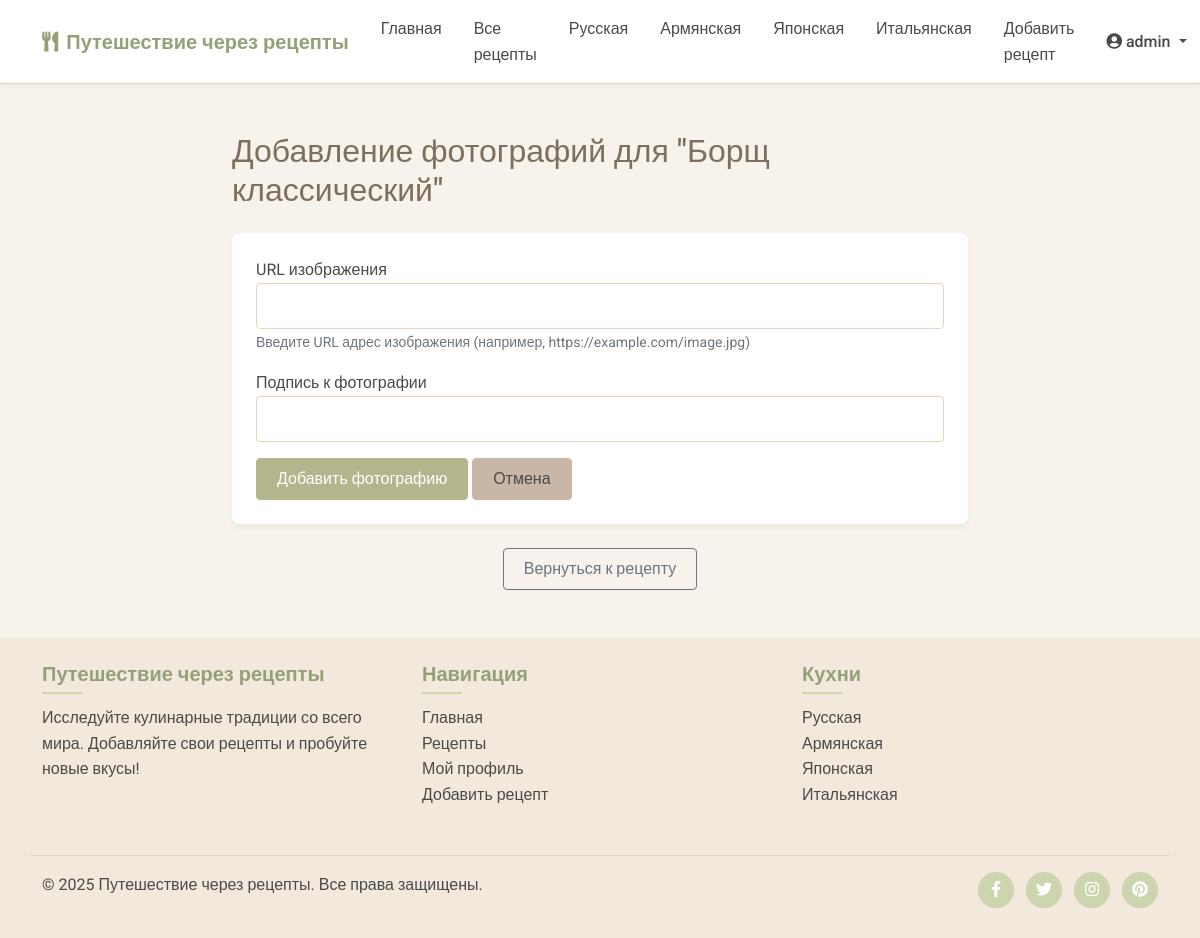
The page /upload_recipe_photos/1 (signed in) on the database its author committed.
### models.py (models this page shows, shortened)
class Cuisine(db.Model):
    id = db.Column(db.Integer, primary_key=True)
    name = db.Column(db.String(64), unique=True, nullable=False)
    description = db.Column(db.Text)
    recipes = db.relationship('Recipe', backref='cuisine', lazy='dynamic')

class User(UserMixin, db.Model):
    id = db.Column(db.Integer, primary_key=True)
    username = db.Column(db.String(64), unique=True, nullable=False)
    email = db.Column(db.String(120), unique=True, nullable=False)
    password_hash = db.Column(db.String(256), nullable=False)
    is_admin = db.Column(db.Boolean, default=False)
    date_joined = db.Column(db.DateTime, default=datetime.utcnow)
    avatar = db.Column(db.String(256), default='default_avatar.png')  # URL или путь к аватарке пользователя
    bio = db.Column(db.Text, nullable=True)  # Биография пользователя
    recipes = db.relationship('Recipe', backref='author', lazy='dynamic', cascade='all, delete-orphan')
    favorites = db.relationship('Favorite', backref='user', lazy='dynamic', cascade='all, delete-orphan')
    comments = db.relationship('Comment', backref='author', lazy='dynamic', cascade='all, delete-orphan')
    ratings = db.relationship('Rating', backref='user', lazy='dynamic', cascade='all, delete-orphan')

class Recipe(db.Model):
    id = db.Column(db.Integer, primary_key=True)
    title = db.Column(db.String(128), nullable=False)
    description = db.Column(db.Text)
    ingredients = db.Column(db.Text, nullable=False)
    instructions = db.Column(db.Text, nullable=False)
    prep_time = db.Column(db.Integer)  # в минутах
    cook_time = db.Column(db.Integer)  # в минутах
    servings = db.Column(db.Integer)
    difficulty = db.Column(db.String(20))  # Легкий, Средний, Сложный
    created_at = db.Column(db.DateTime, default=datetime.utcnow)
    updated_at = db.Column(db.DateTime, default=datetime.utcnow, onupdate=datetime.utcnow)
    user_id = db.Column(db.Integer, db.ForeignKey('user.id'))
    cuisine_id = db.Column(db.Integer, db.ForeignKey('cuisine.id'))
    image_url = db.Column(db.String(1024))  # Добавляем поле для URL изображения
    favorites = db.relationship('Favorite', backref='recipe', lazy='dynamic', cascade='all, delete-orphan')
    comments = db.relationship('Comment', backref='recipe', lazy='dynamic', cascade='all, delete-orphan')
    ratings = db.relationship('Rating', backref='recipe', lazy='dynamic', cascade='all, delete-orphan')
    photos = db.relationship('RecipePhoto', backref='recipe', lazy='dynamic', cascade='all, delete-orphan')

### routes.py (the view, shortened to what this page needs)
@app.route('/upload_recipe_photos/<int:recipe_id>', methods=['GET', 'POST'])
@login_required
def upload_recipe_photos(recipe_id):
    recipe = Recipe.query.get_or_404(recipe_id)
    if recipe.user_id != current_user.id and not current_user.is_admin:
        abort(403)
    form = RecipePhotoForm()
    return render_template('upload_photos.html', form=form, recipe=recipe)

### forms.py
class RecipePhotoForm(FlaskForm):
    photo_url = StringField('URL изображения', validators=[DataRequired()],
                          description='Введите URL адрес изображения (например, https://example.com/image.jpg)')
    caption = StringField('Подпись к фотографии', validators=[Optional(), Length(max=128)])
    submit = SubmitField('Добавить фотографию')

### app.py (called while the page is built)
@login_manager.user_loader
def load_user(user_id):
    from models import User
    return User.query.get(int(user_id))

### routes.py (called while the page is built)
@app.before_request
def load_global_data():
    g.all_cuisines = Cuisine.query.all()

### templates/upload_photos.html (shortened to what this page needs)
{% extends 'base.html' %}
{% block content %}
<div class="container mt-5">
    <div class="row">
        <div class="col-md-8 offset-md-2">
            <h2 class="mb-4">Добавление фотографий для "{{ recipe.title }}"</h2>
            <div class="card mb-4">
                <div class="card-body">
                    <form method="POST">
                        <div class="form-group mb-3">
                            <label for="photo_url">{{ form.photo_url.label }}</label>
                            {{ form.photo_url(class="form-control") }}
                            {% if form.photo_url.description %}
                                <small class="form-text text-muted">{{ form.photo_url.description }}</small>
                            {% endif %}
                        </div>
                        <div class="form-group mb-3">
                            <label for="caption">{{ form.caption.label }}</label>
                            {{ form.caption(class="form-control") }}
                        </div>
                        <div class="form-group">
                            {{ form.submit(class="btn btn-primary") }}
                            <a href="{{ url_for('recipe_detail', recipe_id=recipe.id) }}" class="btn btn-secondary">Отмена</a>
                        </div>
                    </form>
                </div>
            </div>
            <div class="text-center">
                <a href="{{ url_for('recipe_detail', recipe_id=recipe.id) }}" class="btn btn-outline-secondary">Вернуться к рецепту</a>
            </div>
        </div>
    </div>
</div>
{% endblock %}

### templates/base.html (shortened to what this page needs)
<!DOCTYPE html>
<html lang="ru">
<head>
    <link href="https://cdn.jsdelivr.net/npm/bootstrap@5.1.3/dist/css/bootstrap.min.css" rel="stylesheet">
    <link rel="stylesheet" href="https://cdnjs.cloudflare.com/ajax/libs/font-awesome/5.15.4/css/all.min.css">
    <link rel="stylesheet" href="{{ url_for('static', filename='css/main.css') }}">
</head>
<body>
    <nav class="navbar navbar-expand-lg navbar-light sticky-top">
        <div class="container">
            <a class="navbar-brand" href="{{ url_for('index') }}">
                <i class="fas fa-utensils me-2"></i>Путешествие через рецепты
            </a>
            <div class="collapse navbar-collapse" id="navbarNav">
                <ul class="navbar-nav me-auto">
                    <li class="nav-item">
                        <a class="nav-link {% if request.path == url_for('index') %}active{% endif %}" href="{{ url_for('index') }}">Главная</a>
                    </li>
                    <li class="nav-item">
                        <a class="nav-link {% if request.path == url_for('recipes') %}active{% endif %}" href="{{ url_for('recipes') }}">Все рецепты</a>
                    </li>
                    {% for cuisine in g.all_cuisines %}
                    <li class="nav-item">
                        <a class="nav-link {% if request.path == url_for('cuisine_recipes', cuisine_id=cuisine.id) %}active{% endif %}" href="{{ url_for('cuisine_recipes', cuisine_id=cuisine.id) }}">{{ cuisine.name }}</a>
                    </li>
                    {% endfor %}
                    {% if current_user.is_authenticated %}
                        <li class="nav-item">
                            <a class="nav-link {% if request.path == url_for('add_recipe') %}active{% endif %}" href="{{ url_for('add_recipe') }}">Добавить рецепт</a>
                        </li>
                    {% endif %}
                </ul>
                <div class="navbar-nav">
                    {% if current_user.is_authenticated %}
                        <div class="nav-item dropdown">
                            <a class="nav-link dropdown-toggle" href="#" id="userDropdown" role="button" data-bs-toggle="dropdown" aria-expanded="false">
                                <i class="fas fa-user-circle me-1"></i>{{ current_user.username }}
                            </a>
                        </div>
                    {% else %}
                        <a class="nav-link" href="{{ url_for('login') }}">Вход</a>
                        <a class="nav-link" href="{{ url_for('register') }}">Регистрация</a>
                    {% endif %}
                </div>
            </div>
        </div>
    </nav>
    {% block content %}{% endblock %}
    <footer class="footer py-4 mt-5">
        <div class="container">
            <div class="row">
                <div class="col-md-4 mb-3">
                    <h5>Путешествие через рецепты</h5>
                    <p>Исследуйте кулинарные традиции со всего мира. Добавляйте свои рецепты и пробуйте новые вкусы!</p>
                </div>
                <div class="col-md-4 mb-3">
                    <h5>Навигация</h5>
                    <ul class="list-unstyled">
                        <li><a href="{{ url_for('index') }}">Главная</a></li>
                        <li><a href="{{ url_for('recipes') }}">Рецепты</a></li>
                        {% if current_user.is_authenticated %}
                            <li><a href="{{ url_for('profile') }}">Мой профиль</a></li>
                            <li><a href="{{ url_for('add_recipe') }}">Добавить рецепт</a></li>
                        {% else %}
                            <li><a href="{{ url_for('login') }}">Вход</a></li>
                            <li><a href="{{ url_for('register') }}">Регистрация</a></li>
                        {% endif %}
                    </ul>
                </div>
                <div class="col-md-4">
                    <h5>Кухни</h5>
                    <ul class="list-unstyled">
                        {% for cuisine in g.all_cuisines %}
                            <li><a href="{{ url_for('cuisine_recipes', cuisine_id=cuisine.id) }}">{{ cuisine.name }}</a></li>
                        {% endfor %}
                    </ul>
                </div>
            </div>
            <div class="row border-top pt-3 mt-3">
                <div class="col-md-6">
                    <p>&copy; 2025 Путешествие через рецепты. Все права защищены.</p>
                </div>
                <div class="col-md-6 text-md-end">
                    <ul class="list-inline mb-0">
                        <li class="list-inline-item"><a href="#"><i class="fab fa-facebook-f"></i></a></li>
                        <li class="list-inline-item"><a href="#"><i class="fab fa-twitter"></i></a></li>
                        <li class="list-inline-item"><a href="#"><i class="fab fa-instagram"></i></a></li>
                        <li class="list-inline-item"><a href="#"><i class="fab fa-pinterest"></i></a></li>
                    </ul>
                </div>
            </div>
        </div>
    </footer>
</body>
</html>

### static/css/main.css (style rules this page uses)
:root { --beige: #F2E8DC; --light-beige: #F7F2EB; --dark-beige: #E6D5B8; --olive: #B3B68D; --light-olive: #CCD5AE; --dark-olive: #94A178; --brown: #A98467; --light-brown: #C8B6A6; --dark-brown: #7D6E5D; --accent: #E9B384; --text-dark: #4A4A4A; --text-light: #777777; --white: #FFFFFF; --error: #D57E7E; --success: #A8CD9F; }
body { font-family: 'Roboto', sans-serif; background-color: var(--light-beige); color: var(--text-dark); line-height: 1.6; }
h1, h2, h3, h4, h5, h6 { color: var(--dark-brown); font-weight: 500; }
a { color: var(--olive); text-decoration: none; transition: color 0.3s ease; }
.navbar { background-color: var(--white); border-bottom: 1px solid var(--dark-beige); box-shadow: 0 2px 4px rgba(0, 0, 0, 0.04); }
.navbar-brand { font-weight: 600; color: var(--dark-olive) !important; }
.nav-link { color: var(--text-dark) !important; font-weight: 500; padding: 0.5rem 1rem !important; position: relative; }
.btn { border-radius: 4px; font-weight: 500; padding: 8px 20px; transition: all 0.3s ease; }
.btn-primary { background-color: var(--olive); border-color: var(--olive); color: var(--white); }
.btn-secondary { background-color: var(--light-brown); border-color: var(--light-brown); color: var(--text-dark); }
.card { border: none; border-radius: 8px; background-color: var(--white); box-shadow: 0 4px 6px rgba(0, 0, 0, 0.04); overflow: hidden; transition: transform 0.3s ease, box-shadow 0.3s ease; }
.card-body { padding: 1.5rem; }
.form-control { border: 1px solid var(--dark-beige); border-radius: 4px; padding: 10px 15px; color: var(--text-dark); }
.form-text { color: var(--text-light); }
.footer { background-color: var(--beige); color: var(--text-dark); }
.footer h5 { color: var(--dark-olive); font-weight: 600; margin-bottom: 1.2rem; position: relative; }
.footer h5:after { content: ""; position: absolute; width: 40px; height: 2px; background-color: var(--light-olive); bottom: -8px; left: 0; }
.footer a { color: var(--text-dark); transition: all 0.3s ease; }
.footer .list-inline-item a { display: inline-block; width: 36px; height: 36px; background-color: var(--light-olive); border-radius: 50%; text-align: center; line-height: 36px; color: var(--white); transition: all 0.3s ease; }
.footer .border-top { border-color: var(--dark-beige) !important; }

### rows shown on the page
Cuisine: name "Русская"
Cuisine: name "Армянская"
Cuisine: name "Японская"
Cuisine: name "Итальянская"
User: username "admin"
Recipe: title "Борщ классический"
